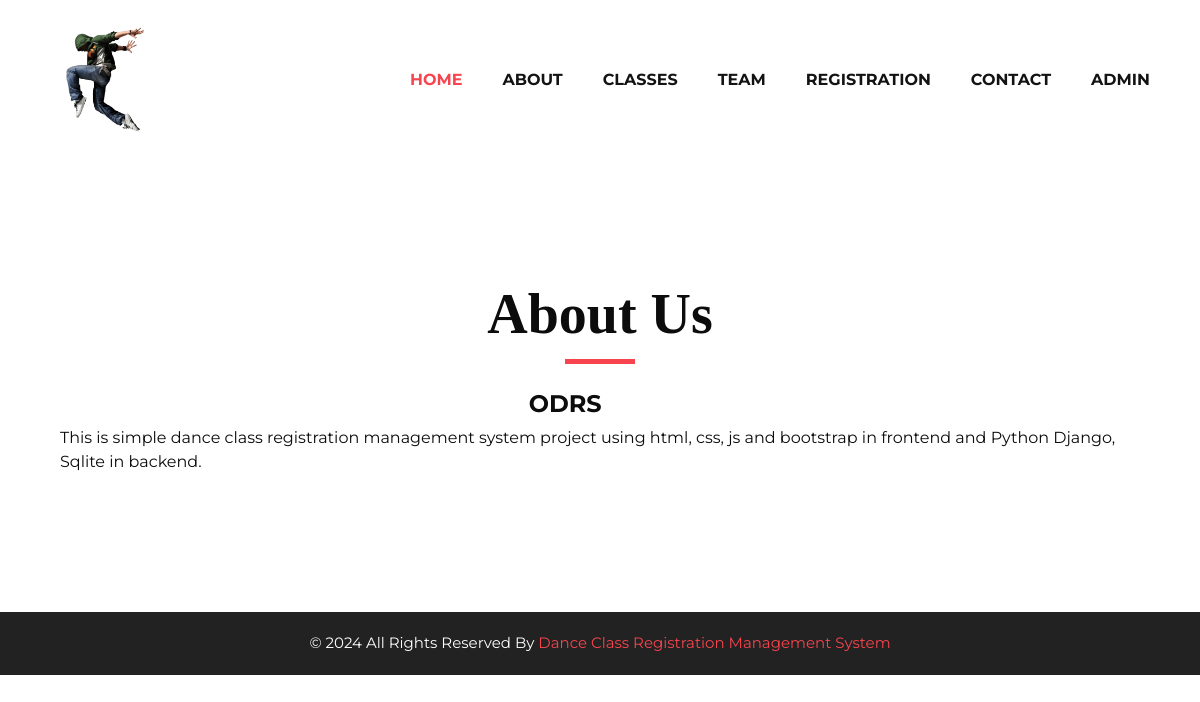
Screenshot of /index_about/ with the database file from the repository.
### danceapp/models.py (models this page shows, shortened)
class About(models.Model):
    pagetitle = models.CharField(max_length=100, null=True, blank=True)
    description = models.CharField(max_length=100, null=True, blank=True)

### danceapp/views.py (the view)
# urls.py: path('index_about/', index_about, name="index_about"),
def index_about(request):
    data = About.objects.all()
    d = {'data': data}
    return render(request, "index_about.html", locals())

### danceapp/templates/index_about.html (shortened to what this page needs)
{% extends 'index.html' %}
{% load static %}
{% block body %}
      <section class="why_section layout_padding">
         <div class="container">
             {% for i in data %}
         <div class="container-fluid py-1">
        <div class="container pt-5 pb-5">
            <div class="heading_container heading_center">
               <h2>
                  {{i.pagetitle}}
               </h2>
            </div>
            <div class="row">
               <div class="col-md-12">
                  <div>
                     <div class="detail-box">
                        <p>
                           {{i.description|safe}}
                        </p>
                     </div>
                  </div>
               </div>
                  </div>
               </div>
            </div>
          {% endfor %}
         </div>
      </section>
{% endblock %}

### danceapp/static/css/style.css (style rules this page uses)
* { box-sizing: border-box; }
body { font-family: 'Montserrat', sans-serif; color: #0c0c0c; background-color: #ffffff; overflow-x: hidden; }
.layout_padding { padding: 70px 0; }
h1, h2 { font-family: 'Playfair Display', serif; }
.heading_container { display: -webkit-box; display: -ms-flexbox; display: flex; -webkit-box-orient: vertical; -webkit-box-direction: normal; -ms-flex-direction: column; flex-direction: column; -webkit-box-align: start; -ms-flex-align: start; align-items: flex-start; }
.heading_container h2 { position: relative; margin-bottom: 0; font-size: 3.5rem; font-weight: bold; }
.heading_container h2::after { content: ""; display: block; width: 70px; height: 5px; background: #f7444e; margin: 10px auto 10px; }
.heading_container.heading_center { -webkit-box-align: center; -ms-flex-align: center; align-items: center; text-align: center; }

### danceapp/static/css/responsive.css (style rules this page uses)
@media (min-width: 1200px) { .container { max-width: 1170px; } }

### rows the page displays
About: pagetitle "About Us", description "ODRS This is simple dance class registration management system project using html, css, js and bootstrap in frontend and Python Django, Sqlite in backend."
